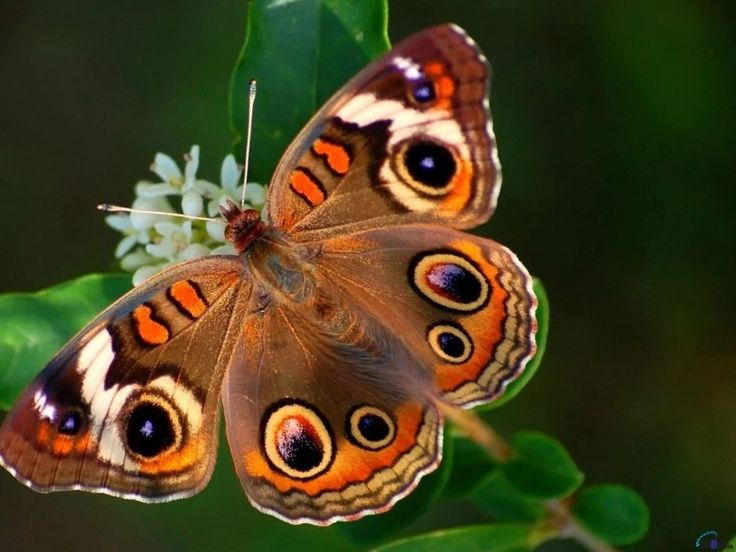
#> input picture resources/lab10/fly.jpg, 736 x 552 px
$ jupyter execute lab10.ipynb
#> lines starting #> are read from the running program, lines starting #| are printed output that depends on the picture; after the words box and inside, x2 and y2 are one past the last pixel; in counts of white or black regions, pixels touching at a corner belong together
# lab10

1. https://docs.opencv.org/3.4/df/dd2/tutorial_py_surf_intro.html

2. https://docs.opencv.org/3.4/df/d0c/tutorial_py_fast.html

3. https://docs.opencv.org/3.4/dc/d7d/tutorial_py_brief.html

# pt1

[cell 1]
import numpy as np
import cv2 as cv
import matplotlib.pyplot as plt

[cell 2]
# Загрузка изображения в градации серого
img = cv.imread('resources/lab10/fly.jpg', cv.IMREAD_GRAYSCALE)
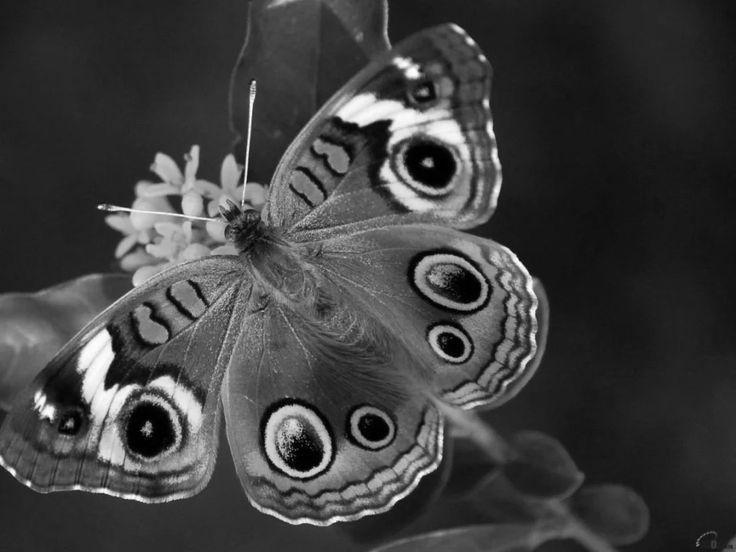
#> img: shape (552, 736); min 0, max 255, mean 64

# Создание объекта SIFT с определением порогов и параметров
sift = cv.SIFT_create()

# Вычисление ключевых точек и дескрипторов
kp, des = sift.detectAndCompute(img, None)
#> kp = 1609 keypoints; strongest (x, y, size): (412, 72, 9.5), (49, 412, 8.9), (28, 484, 3.7), (360, 109, 23.2)
print(f"Количество ключевых точек (без фильтрации): {len(kp)}")
#| Количество ключевых точек (без фильтрации): 1609

# Уменьшение количества ключевых точек для наглядности
kp = sorted(kp, key=lambda x: -x.response)[:50]  # Оставляем 50 ключевых точек
#> kp = 50 keypoints; strongest (x, y, size): (412, 72, 9.5), (49, 412, 8.9), (28, 484, 3.7), (360, 109, 23.2)

# Отрисовка ключевых точек на изображении
img_with_keypoints = cv.drawKeypoints(
    img, kp, None, color=(255, 0, 0), flags=cv.DRAW_MATCHES_FLAGS_DRAW_RICH_KEYPOINTS
)

# Вывод изображения с ключевыми точками
plt.figure(figsize=(10, 10))
plt.title("SIFT Keypoints (Top 50)")
plt.imshow(img_with_keypoints, cmap='gray')
plt.axis('off')
plt.show()

# Включение режима "без ориентации" (аналог U-SURF)
kp_upright = sift.detect(img, None)  # Ключевые точки без ориентации
#> kp_upright = 1609 keypoints; strongest (x, y, size): (412, 72, 9.5), (49, 412, 8.9), (28, 484, 3.7), (360, 109, 23.2)
img_upright = cv.drawKeypoints(
    img, kp_upright, None, color=(0, 255, 0), flags=cv.DRAW_MATCHES_FLAGS_DRAW_RICH_KEYPOINTS
)
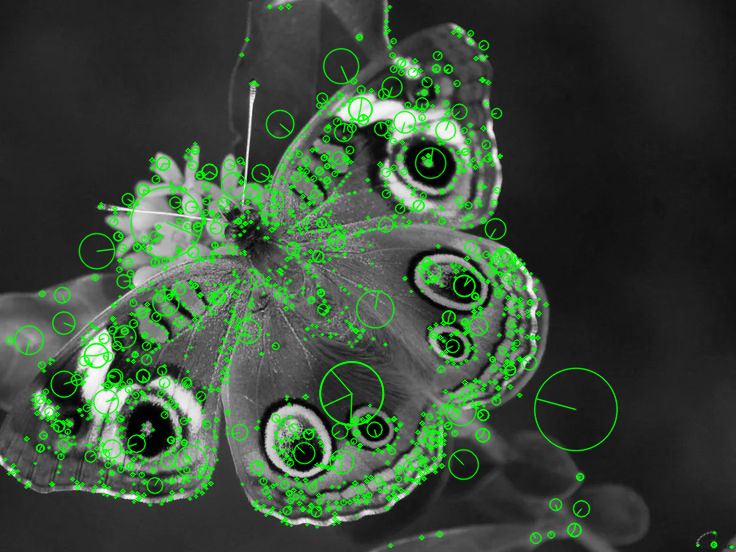
#> img_upright: shape (552, 736, 3); mean of channels 0, 1, 2 57.1, 74.1, 57.1; drawn as B, G, R

# Вывод изображения с ключевыми точками без ориентации
plt.figure(figsize=(10, 10))
plt.title("SIFT Keypoints (Upright Mode)")
plt.imshow(img_upright, cmap='gray')
plt.axis('off')
plt.show()

# Проверка размерности дескрипторов
print(f"Размер дескрипторов: {des.shape[1]}-мерный")
#| Размер дескрипторов: 128-мерный

# Проверка всех дескрипторов
kp, des = sift.detectAndCompute(img, None)
#> kp has the same summary as kp_upright
print(f"Количество дескрипторов: {des.shape[0]}")
#| Количество дескрипторов: 1609
print(f"Форма дескрипторов: {des.shape}")
#| Форма дескрипторов: (1609, 128)

# pt2

[cell 3]
img = cv.imread('resources/lab10/figs.png', cv.IMREAD_GRAYSCALE)
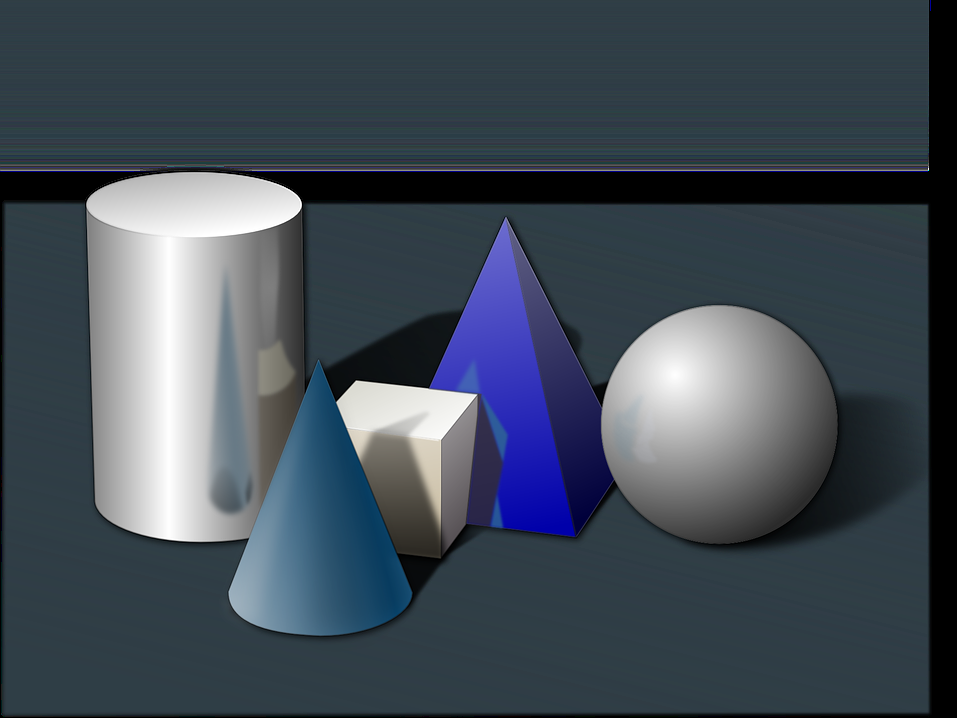
#> input picture resources/lab10/figs.png, 957 x 718 px
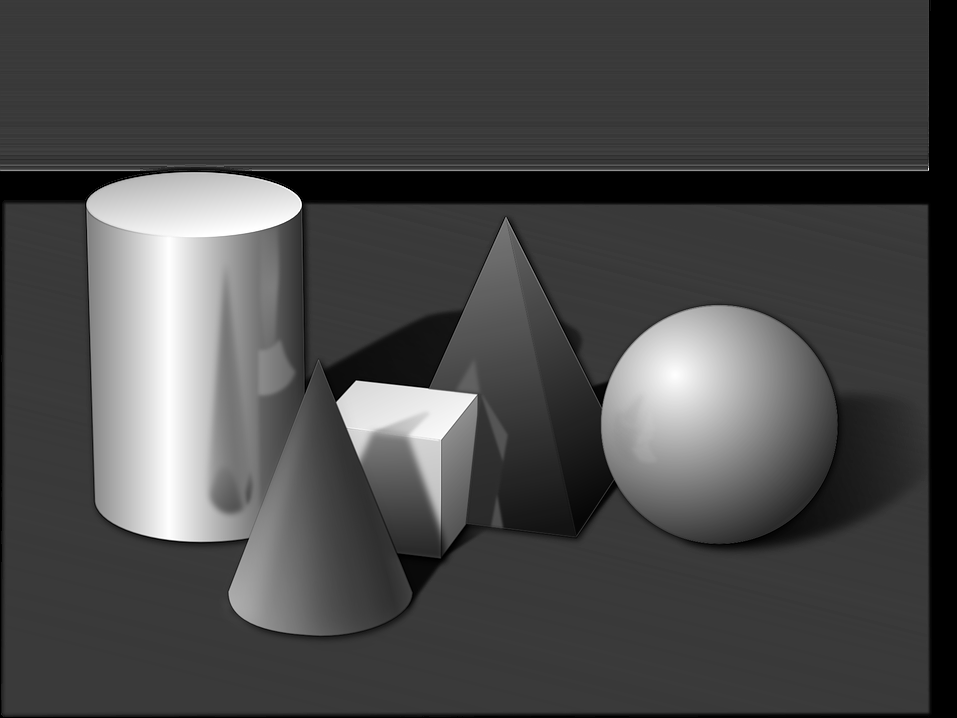
#> img: shape (718, 957); min 0, max 255, mean 73.6

# Инициализация объекта FAST с настройками по умолчанию
fast = cv.FastFeatureDetector_create()

# Найти ключевые точки и нарисовать их на изображении
kp = fast.detect(img, None)
#> kp = 475 keypoints; strongest (x, y, size): (928, 169, 7), (356, 381, 7), (475, 395, 7), (337, 401, 7)
img_with_keypoints = cv.drawKeypoints(img, kp, None, color=(255, 0, 0))
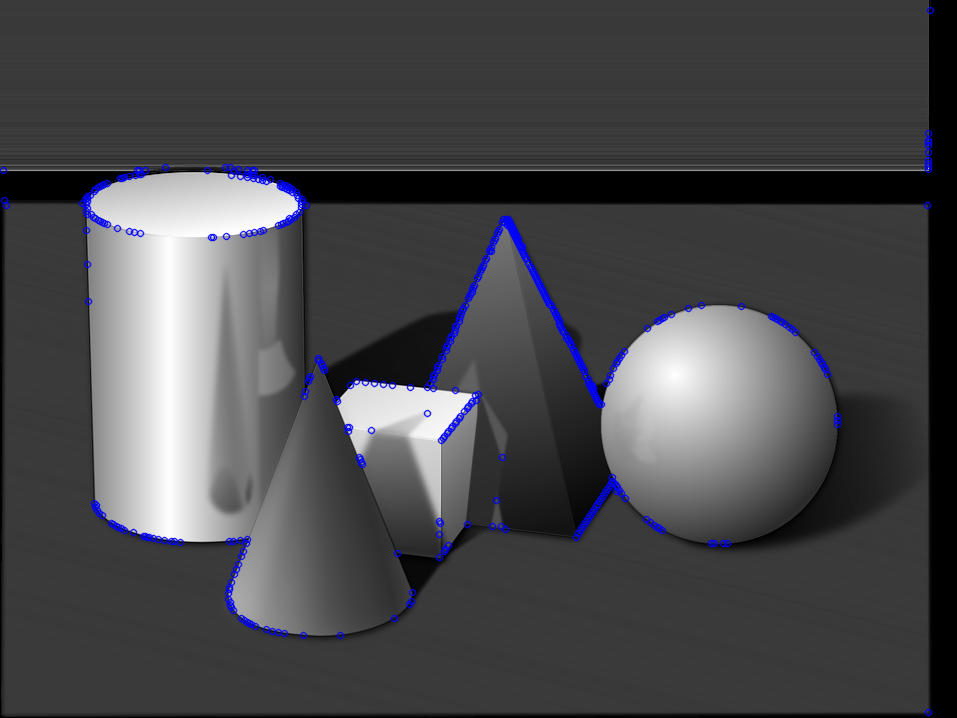
#> img_with_keypoints: shape (718, 957, 3); mean of channels 0, 1, 2 75.7, 72.7, 72.7; drawn as B, G, R

# Вывод параметров FAST
print(f"Threshold: {fast.getThreshold()}")
print(f"Nonmax Suppression: {fast.getNonmaxSuppression()}")
print(f"Neighborhood: {fast.getType()}")
print(f"Total Keypoints with Nonmax Suppression: {len(kp)}")
#| Total Keypoints with Nonmax Suppression: 475

# Вывод изображения с ключевыми точками и подавлением немаксимумов
plt.figure(figsize=(10, 10))
plt.title("FAST Keypoints with Nonmax Suppression")
plt.imshow(img_with_keypoints, cmap='gray')
plt.axis('off')
plt.show()

# Отключение подавления немаксимумов
fast.setNonmaxSuppression(0)

# Повторное обнаружение ключевых точек без подавления немаксимумов
kp_no_suppression = fast.detect(img, None)
#> kp_no_suppression = 1326 keypoints; strongest (x, y, size): (930, 8, 7), (930, 9, 7), (930, 10, 7), (928, 132, 7)
img_without_nonmax = cv.drawKeypoints(img, kp_no_suppression, None, color=(255, 0, 0))

# Вывод количества ключевых точек
print(f"Total Keypoints without Nonmax Suppression: {len(kp_no_suppression)}")
#| Total Keypoints without Nonmax Suppression: 1326

plt.figure(figsize=(10, 10))
plt.title("FAST Keypoints without Nonmax Suppression")
plt.imshow(img_without_nonmax, cmap='gray')
plt.axis('off')
plt.show()

# pt3

[cell 4]
# Загрузка изображения в градациях серого
img = cv.imread('resources/lab10/star.png', cv.IMREAD_GRAYSCALE)
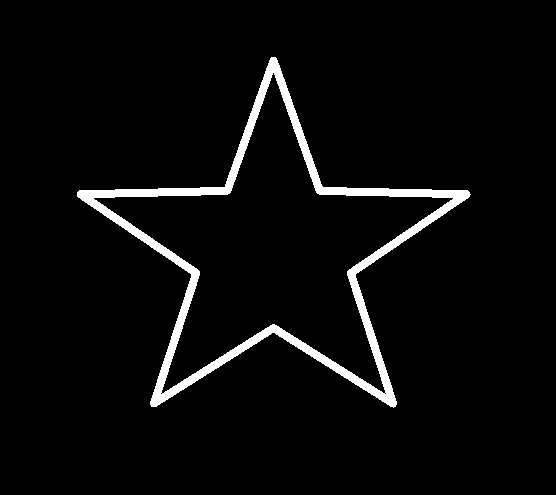
#> input picture resources/lab10/star.png, 556 x 495 px
#> img: shape (495, 556); 4% white; 1 white region, box (x1, y1, x2, y2) and area: (77, 57, 471, 408) 11140

# Инициализация детектора и экстрактора дескрипторов ORB
orb = cv.ORB_create()

# Обнаружение ключевых точек и вычисление дескрипторов
kp, des = orb.detectAndCompute(img, None)
#> kp = 354 keypoints; strongest (x, y, size): (78, 193, 44.6), (273, 59, 53.6), (272, 58, 37.2), (468, 194, 53.6)

# Вывод информации о дескрипторах
print(f"Shape of descriptor matrix: {des.shape}")
#| Shape of descriptor matrix: (354, 32)

# Визуализация ключевых точек на изображении
img_with_keypoints = cv.drawKeypoints(img, kp, None, color=(255, 0, 0), flags=cv.DRAW_MATCHES_FLAGS_DRAW_RICH_KEYPOINTS)
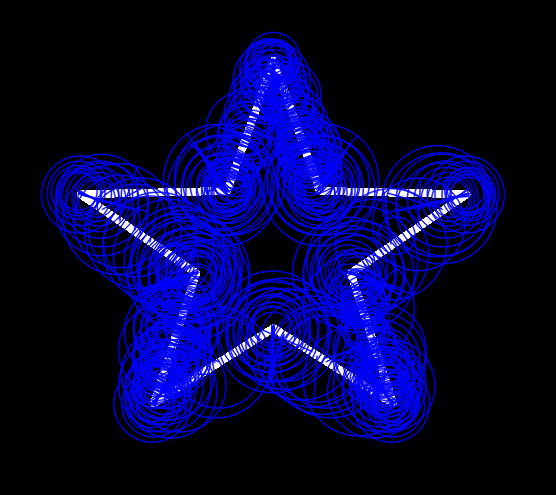
#> img_with_keypoints: shape (495, 556, 3); mean of channels 0, 1, 2 58.7, 3.8, 3.8; drawn as B, G, R

plt.figure(figsize=(10, 10))
plt.title("Keypoints Detected using ORB")
plt.imshow(img_with_keypoints, cmap='gray')
plt.axis('off')
plt.show()
